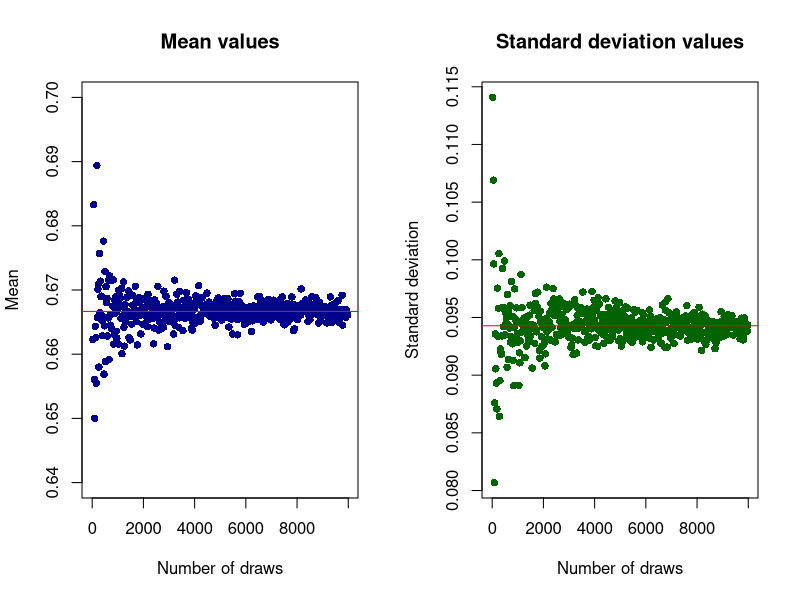
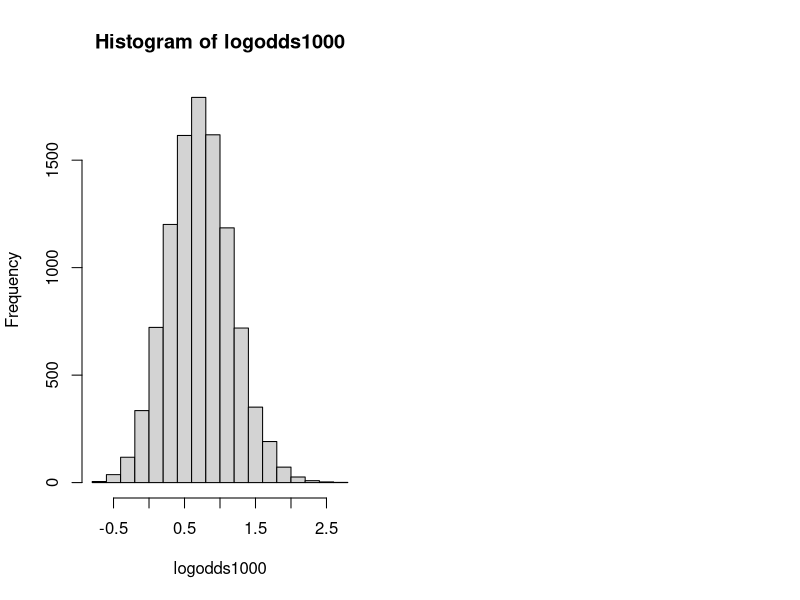

Here is the R script that generated these plots, in order:
rm(list = ls())
set.seed(12345)
alpha0 <- 2
beta0 <- 2 

n1 <- 20
s <- 14
f <- n1-s

randomDrawsBeta <- rbeta(20, alpha0 + s, beta0 + f)

alphaPost <- alpha0 + s
betaPost <- beta0 + f

drawMean <- mean(randomDrawsBeta)

drawSd <- sd(randomDrawsBeta)

expectedMean <- alphaPost /(alphaPost + betaPost)

expectedSd <- ((alphaPost * betaPost) / ((alphaPost + betaPost)^2 * (alphaPost + betaPost + 1))) ^0.5

drawMeanVector <- c()
drawSdVector <- c()

nDraws <- seq(1, 10000, 20)

for(i in nDraws){
  
  randomDrawsBeta <- rbeta(i, alpha0 + s, beta0 + f)
  newMean <- mean(randomDrawsBeta)
  newSd <- sd(randomDrawsBeta)
  drawMeanVector <- c(drawMeanVector, newMean)
  drawSdVector <- c(drawSdVector, newSd)
}
par(mfrow = c(1,2))
plot(nDraws, drawMeanVector, ylim = c(0.64, 0.7), pch = 16, col = "darkblue", main="Mean values", 
     xlab = "Number of draws", ylab = "Mean")
abline(h = expectedMean, col = "red")
plot(nDraws, drawSdVector , pch = 16, col = "darkgreen", main="Standard deviation values", 
     xlab = "Number of draws", ylab = "Standard deviation")
abline(h = expectedSd, col = "red")

# Emma can se that the points very converge

# --------------------------------------- 
# 1 b)


exactPostProbs0.4 <- pbeta(c(0.4), alphaPost, betaPost)

randomDrawsBeta10000 <- rbeta(10000, alpha0 + s, beta0 + f)

amountBelow0.4 <- length(which(randomDrawsBeta10000 < 0.4))

percentage0.4 <- amountBelow0.4/10000

# 1 c)

logodds1000 <- log(randomDrawsBeta10000/(1 - randomDrawsBeta10000))

hist(logodds1000 )
logoddsdens <- density(logodds1000)


